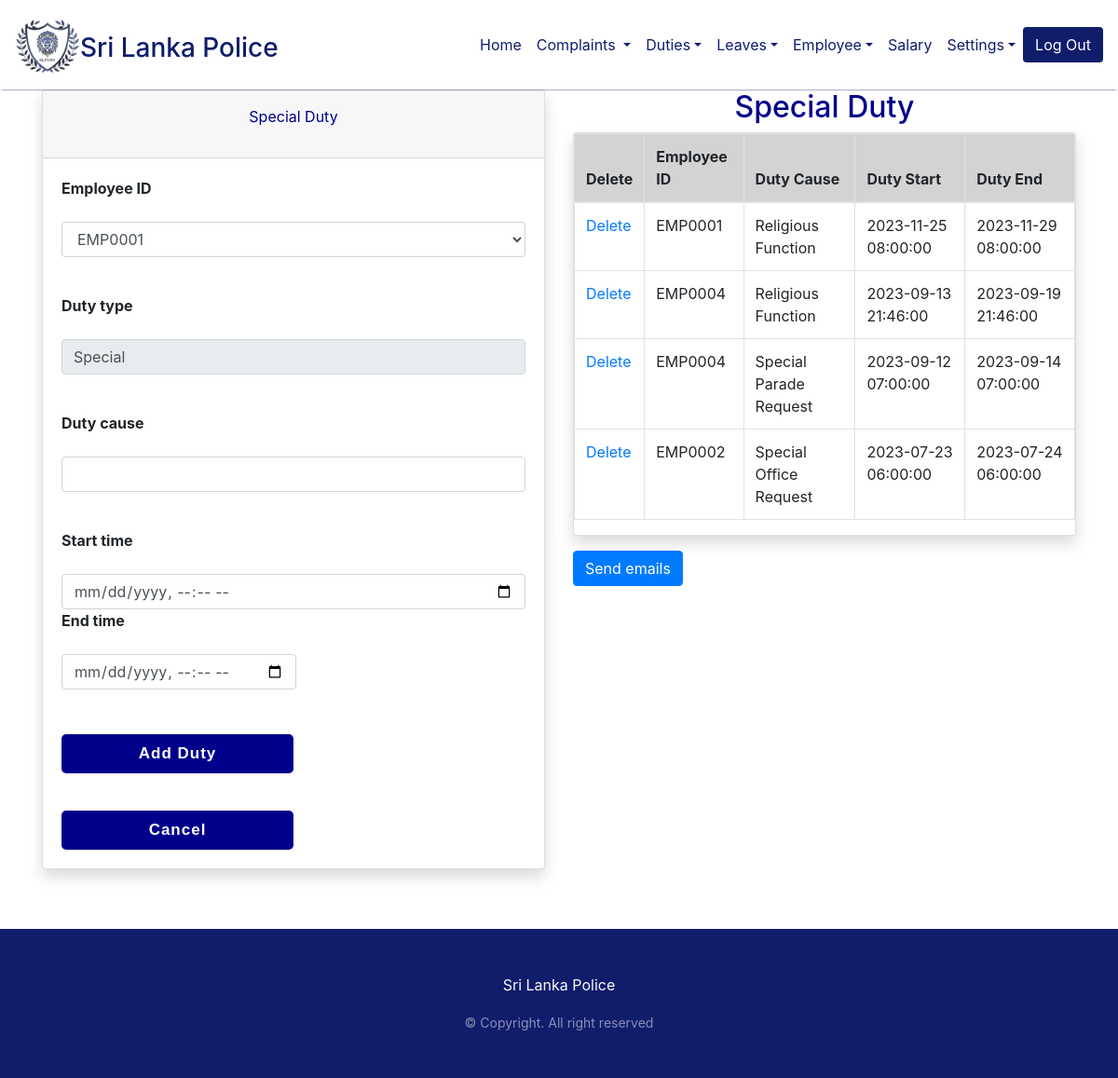
/src/special-duty.php (signed in), run on the app's committed database.
### tables this page shows
CREATE TABLE `duty` (
  `id` int(11) NOT NULL,
  `empID` varchar(10) NOT NULL,
  `duty_type` varchar(40) NOT NULL,
  `duty_cause` varchar(30) DEFAULT NULL,
  `start` datetime NOT NULL,
  `end` datetime DEFAULT NULL,
  `location_id` int(11) DEFAULT NULL
);

### src/classes/class-db-connector.php (called while the page is built, shortened)
<?php
class DBConnector{
    private $hostname = "localhost";
    private $dbname = "sl-police";
    private $username = "testuser";
    private $password = "testuser";
    public function getConnection(){
        $dsn = "mysql:host=$this->hostname;dbname=$this->dbname;";
        try{
            $con = new PDO($dsn, $this->username, $this->password);
            return $con;
        }
        catch(PDOException $e){
            die("Connection Failed: ". $e->getMessage());
        }
    }
}

### src/special-duty.php (the view, shortened to what this page needs)
<?php
require "./classes/class-db-connector.php";
if(isset($_SESSION["user_id"], $_SESSION["role"], $_SESSION["username"]) && $_SESSION["role"] == ("admin" || "external_officer")){
$dbcon = new DBConnector();
?>
<!doctype html>
<html lang="en">
<head>
    <link rel="stylesheet" href="../CSS/special-duty.css">
    <link rel="stylesheet" href="https://cdn.jsdelivr.net/npm/bootstrap@4.6.2/dist/css/bootstrap.min.css">
</head>
<body>
    <?php
    include 'navbar.php';
    ?>
    <br><br><br><br>
    <div class="container">
        <div class="row">
            <div class="col-md-6">
                <div class="card shadow mb-3">
                    <div class="card-header py-3 text-center">
                        <p style="color: darkblue;">Special Duty</p>
                    </div>
                    <form action="assign-special-duty.php" method="POST">
                        <div class="card-body">
                            <div class="row">
                                <div class="col">
                                    <div class="mb-3"><label class="form-label" for="empID"><strong>Employee
                                                ID</strong></label></div>
                                    <select id="empID" name="empID" class="form-control" required>
                                        <?php
                                        try {
                                            $query = "SELECT empID FROM employee WHERE retired_status=?";
                                            $pstmt = $dbcon->getConnection()->prepare($query);
                                            $pstmt->bindValue(1, 0);
                                            $pstmt->execute();
                                            $rows = $pstmt->fetchAll(PDO::FETCH_ASSOC);
                                            foreach ($rows as $row) {
                                        ?>
                                                <option value="<?php echo $row["empID"]; ?>"><?php echo $row["empID"]; ?></option>
                                        <?php
                                            }
                                        } catch (PDOException $e) {
                                            echo $e->getMessage();
                                        }
                                        ?>
                                    </select>
                                </div>
                            </div>
                        </div>
                        <div class="card-body">
                            <div class="row">
                                <div class="col">
                                    <div class="mb-3"><label class="form-label"><strong>Duty type</strong></label></div><input class="form-control" type="text" id="duty_type" name="duty_type" value="Special" readonly="">
                                </div>
                            </div>
                        </div>
                        <div class="card-body">
                            <div class="row">
                                <div class="col">
                                    <div class="mb-3"><label class="form-label"><strong>Duty cause</strong></label></div>
                                    <input list="duty_causes" name="duty_cause" id="duty_cause" class="form-control" required />
                                </div>
                            </div>
                        </div>
                        <div class="card-body">
                            <div class="row">
                                <div class="col">
                                    <div class="mb-3"><label class="form-label"><strong>Start time</strong></label></div><input class="form-control" type="datetime-local" id="start" name="start" required>
                                </div>
                                <div class="col">
                                    <div class="mb-3"><label class="form-label"><strong>End time</strong></label></div><input class="form-control" type="datetime-local" id="end" name="end" required>
                                </div>
                                <div class="col">
                                </div>
                            </div>
                            <br><br>
                            <div class="row">
                                <div class="col">
                                    <input type="submit" name="submit" class="Submit-Btn" value="Add Duty">
                                </div>
                            </div>
                        </div>
                    </form>
                    <form>
                        <div class="card-body">
                            <div class="row">
                                <div class="col">
                                    <button class="Submit-Btn" type="submit">Cancel</button>
                                </div>
                            </div>
                        </div>
                    </form>
                </div>
            </div>
            <br><br><br><br>
            <div class="col-md-6">
                <h2 style="color: darkblue; text-align: center;">Special Duty</h2>
                <div class="card shadow mb-3">
                    <div class="table-responsive">
                        <table class="table table-bordered">
                            <thead>
                                <tr>
                                    <th>Delete</th>
                                    <th>Employee ID</th>
                                    <th>Duty Cause</th>
                                    <th>Duty Start</th>
                                    <th>Duty End</th>
                                </tr>
                            </thead>
                            <tbody>
                                <?php
                                try {
                                    $con = $dbcon->getConnection();
                                    $query = "SELECT * FROM duty WHERE `duty`.`duty_type` = 'Special' ORDER BY start DESC";
                                    $pstmt = $con->prepare($query);
                                    $pstmt->execute();
                                    $rs = $pstmt->fetchAll(PDO::FETCH_OBJ);
                                    foreach ($rs as $user) {
                                ?>
                                        <tr>
                                            <td><a href="../src/deleteSpecialDuty.php?empID=<?php echo $user->empID; ?>">Delete</a></td>
                                            <td><?php echo $user->empID; ?></td>
                                            <td><?php echo $user->duty_cause; ?></td>
                                            <td><?php echo $user->start; ?></td>
                                            <td><?php echo $user->end; ?></td>
                                        </tr>
                                <?php
                                    }
                                } catch (PDOException $exc) {
                                    echo $exc->getMessage();
                                }
                                ?>
                            </tbody>
                        </table>
                    </div>
                </div>
                <form method="post" action="special-send-email.php">
                    <button type="submit" class="btn btn-primary" name="submit">Send emails</button>
                </form>
            </div>
        </div>
    </div>
    <footer class="py-5 mt-5" style="background-color: #101D6B;">
        <div class="container text-light text-center">
            <p class="display-5 mb-3">Sri Lanka Police</p>
            <small class="text-white-50">&copy; Copyright. All right reserved</small>
        </div>
    </footer>
</body>
</html>
<?php
}
else{
    header("Location: loginForm.php");
}
?>

### css/special-duty.css (style rules this page uses)
.Submit-Btn { width: 50%; height: 42px; border: 0px; border-radius: 5px; cursor: pointer; font-size: 17px; letter-spacing: 1px; font-family: 'Nunito Sans', sans-serif; font-weight: bolder; transition: 0.4s; background-color: darkblue; color: #fff; }
table th { background-color:lightgrey; }
table tr { background-color: white; }

### data on the page
duty: empID "EMP0001", duty_cause "Religious Function", start "2023-11-25 08:00:00", end "2023-11-29 08:00:00"
duty: empID "EMP0004", duty_cause "Religious Function", start "2023-09-13 21:46:00", end "2023-09-19 21:46:00"
duty: empID "EMP0004", duty_cause "Special Parade Request", start "2023-09-12 07:00:00", end "2023-09-14 07:00:00"
duty: empID "EMP0002", duty_cause "Special Office Request", start "2023-07-23 06:00:00", end "2023-07-24 06:00:00"

### other printed values
form field empID "EMP0001"
